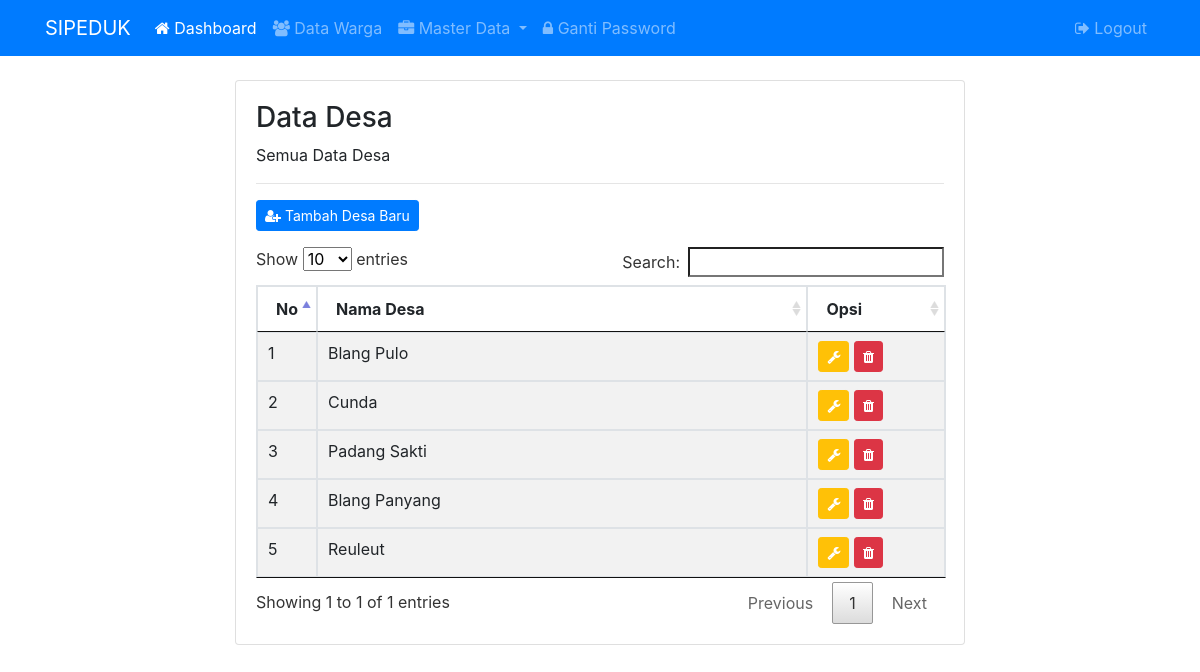
Screenshot of /admin/desa.php (signed in) with the database file from the repository.
### tables this page shows
CREATE TABLE `desa` (
  `desa_id` int(11) NOT NULL,
  `desa_nama` varchar(50) NOT NULL
);

### admin/desa.php (the view)
<?php
include 'header.php';
?>
<div class="container">
	<div class="row">
		<div class="col-md-8 mx-auto">
			<div class="card">
				<div class="card-body">
					<h3>Data Desa</h3>
					<p class="tetx-muted">Semua Data Desa</p>
					<hr>
					<a href="desa_tambah.php" class="btn btn-primary btn-sm text-white mb-3"><i class="fa fa-user-plus"></i> Tambah Desa Baru</a>
					<table class="table table-bordered table-striped table-hover tabelku">
						<thead>
						<tr>
							<th width="1%">No</th>
							<th>Nama Desa</th>
							<th width="20%">Opsi</th>
						</tr>
						</thead>
						<tbody>
						<?php
						$no=1;
						$desa = mysqli_query($koneksi,"SELECT * FROM desa");
						while ($d = mysqli_fetch_array($desa)){
							?>
							<tr>
								<td><?php echo $no++; ?></td>
								<td> <?php echo $d["desa_nama"]; ?></td>
								<td>
									<a href="desa_edit.php?id=<?php echo $d["desa_id"]; ?>" class="btn btn-sm btn-warning text-white"><i class="fa fa-wrench"></i></a>
									<a href="desa_hapus.php?id=<?php echo $d["desa_id"]; ?>" class="btn btn-sm btn-danger text-white"><i class="fa fa-trash"></i></a>
								</td>
							</tr>
						</tbody>
							<?php
						}
						?>
					</table>
				</div>
			</div>
		</div>
	</div>
</div>
<?php
include 'footer.php';
?>

### assets/datatables.css (style rules this page uses)
table.dataTable { width: 100%; margin: 0 auto; clear: both; border-collapse: separate; border-spacing: 0; }
table.dataTable thead th, table.dataTable tfoot th { font-weight: bold; }
table.dataTable thead th, table.dataTable thead td { padding: 10px 18px; border-bottom: 1px solid #111; }
table.dataTable thead .sorting, table.dataTable thead .sorting_asc, table.dataTable thead .sorting_desc, table.dataTable thead .sorting_asc_disabled, table.dataTable thead .sorting_desc_disabled { cursor: pointer; *cursor: hand; background-repeat: no-repeat; background-position: center right; }
table.dataTable thead .sorting { background-image: url("DataTables-1.10.20/images/sort_both.png"); }
table.dataTable thead .sorting_asc { background-image: url("DataTables-1.10.20/images/sort_asc.png"); }
table.dataTable tbody tr { background-color: #ffffff; }
table.dataTable tbody th, table.dataTable tbody td { padding: 8px 10px; }
table.dataTable.no-footer { border-bottom: 1px solid #111; }
table.dataTable, table.dataTable th, table.dataTable td { box-sizing: content-box; }

### rows the page displays
desa: desa_nama "Blang Pulo"
desa: desa_nama "Cunda"
desa: desa_nama "Padang Sakti"
desa: desa_nama "Blang Panyang"
desa: desa_nama "Reuleut"
